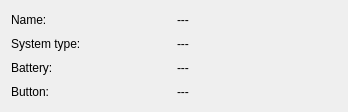
<?xml version="1.0" encoding="UTF-8"?>
<ui version="4.0">
 <class>GeneralInformation</class>
 <widget class="QDialog" name="GeneralInformation">
  <property name="geometry">
   <rect>
    <x>0</x>
    <y>0</y>
    <width>344</width>
    <height>112</height>
   </rect>
  </property>
  <property name="windowTitle">
   <string>General information</string>
  </property>
  <layout class="QGridLayout" name="gridLayout">
   <item row="1" column="1">
    <widget class="QLabel" name="lbName">
     <property name="minimumSize">
      <size>
       <width>160</width>
       <height>0</height>
      </size>
     </property>
     <property name="text">
      <string>---</string>
     </property>
    </widget>
   </item>
   <item row="2" column="0">
    <widget class="QLabel" name="label_3">
     <property name="minimumSize">
      <size>
       <width>160</width>
       <height>0</height>
      </size>
     </property>
     <property name="text">
      <string>System type:</string>
     </property>
    </widget>
   </item>
   <item row="2" column="1">
    <widget class="QLabel" name="lbSystemType">
     <property name="text">
      <string>---</string>
     </property>
    </widget>
   </item>
   <item row="3" column="0">
    <widget class="QLabel" name="label_5">
     <property name="text">
      <string>Battery:</string>
     </property>
    </widget>
   </item>
   <item row="3" column="1">
    <widget class="QLabel" name="lbBatteryPercentage">
     <property name="text">
      <string>---</string>
     </property>
    </widget>
   </item>
   <item row="4" column="0">
    <widget class="QLabel" name="label_7">
     <property name="text">
      <string>Button:</string>
     </property>
    </widget>
   </item>
   <item row="4" column="1">
    <widget class="QLabel" name="lbButton">
     <property name="text">
      <string>---</string>
     </property>
    </widget>
   </item>
   <item row="1" column="0">
    <widget class="QLabel" name="label">
     <property name="text">
      <string>Name:</string>
     </property>
    </widget>
   </item>
  </layout>
 </widget>
 <resources/>
 <connections/>
</ui>
